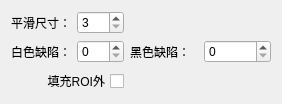
                    <widget class="QWidget" name="page_3">
                     <layout class="QGridLayout" name="gridLayout_12">
                      <item row="2" column="1" colspan="2">
                       <widget class="QSpinBox" name="sp_whiteBad_2">
                        <property name="enabled">
                         <bool>true</bool>
                        </property>
                        <property name="buttonSymbols">
                         <enum>QAbstractSpinBox::UpDownArrows</enum>
                        </property>
                        <property name="minimum">
                         <number>0</number>
                        </property>
                        <property name="maximum">
                         <number>255</number>
                        </property>
                       </widget>
                      </item>
                      <item row="2" column="4">
                       <widget class="QSpinBox" name="sp_blackBad_2">
                        <property name="enabled">
                         <bool>true</bool>
                        </property>
                        <property name="buttonSymbols">
                         <enum>QAbstractSpinBox::UpDownArrows</enum>
                        </property>
                        <property name="minimum">
                         <number>0</number>
                        </property>
                        <property name="maximum">
                         <number>255</number>
                        </property>
                       </widget>
                      </item>
                      <item row="1" column="0">
                       <widget class="QLabel" name="label_3">
                        <property name="text">
                         <string>平滑尺寸：</string>
                        </property>
                       </widget>
                      </item>
                      <item row="2" column="0">
                       <widget class="QLabel" name="label_30">
                        <property name="text">
                         <string>白色缺陷：</string>
                        </property>
                       </widget>
                      </item>
                      <item row="2" column="3">
                       <widget class="QLabel" name="label_23">
                        <property name="text">
                         <string>黑色缺陷：</string>
                        </property>
                       </widget>
                      </item>
                      <item row="1" column="3" colspan="2">
                       <spacer name="horizontalSpacer_9">
                        <property name="orientation">
                         <enum>Qt::Horizontal</enum>
                        </property>
                        <property name="sizeHint" stdset="0">
                         <size>
                          <width>141</width>
                          <height>20</height>
                         </size>
                        </property>
                       </spacer>
                      </item>
                      <item row="1" column="1" colspan="2">
                       <widget class="QSpinBox" name="sp_meanSize">
                        <property name="enabled">
                         <bool>true</bool>
                        </property>
                        <property name="buttonSymbols">
                         <enum>QAbstractSpinBox::UpDownArrows</enum>
                        </property>
                        <property name="minimum">
                         <number>3</number>
                        </property>
                        <property name="maximum">
                         <number>99</number>
                        </property>
                        <property name="singleStep">
                         <number>2</number>
                        </property>
                       </widget>
                      </item>
                      <item row="3" column="0" colspan="3">
                       <widget class="QCheckBox" name="cb_fillOutRoi">
                        <property name="enabled">
                         <bool>true</bool>
                        </property>
                        <property name="toolTip">
                         <string>将ROI外的区域填充为某一灰度值</string>
                        </property>
                        <property name="layoutDirection">
                         <enum>Qt::RightToLeft</enum>
                        </property>
                        <property name="text">
                         <string>填充ROI外</string>
                        </property>
                       </widget>
                      </item>
                     </layout>
                    </widget>
